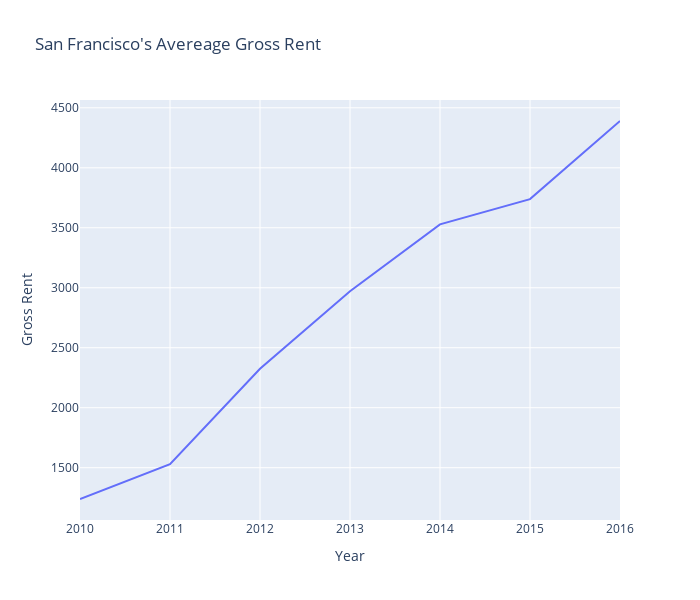

Notebook cell for this chart:
### Code cell
average_gross_rent()

### Figure 1 — Plotly figure (JSON) as saved in the notebook; plotly's stock layout.template omitted (floating-point values rounded to 4 significant figures)
{"data": [{"hovertemplate": "Year=%{x}<br>Gross Rent=%{y}<extra></extra>", "legendgroup": "", "line": {"color": "#636efa", "dash": "solid"}, "mode": "lines", "name": "", "orientation": "v", "showlegend": false, "type": "scatter", "x": [2010, 2011, 2012, 2013, 2014, 2015, 2016], "xaxis": "x", "y": [1239, 1530, 2324, 2971, 3528, 3739, 4390], "yaxis": "y"}], "layout": {"height": 600, "legend": {"tracegroupgap": 0}, "title": {"text": "San Francisco's Avereage Gross Rent"}, "width": 700, "xaxis": {"anchor": "y", "autorange": true, "domain": [0, 1], "range": [2010, 2016], "title": {"text": "Year"}, "type": "linear"}, "yaxis": {"anchor": "x", "autorange": true, "domain": [0, 1], "range": [1064.0, 4565.0], "title": {"text": "Gross Rent"}, "type": "linear"}}}
